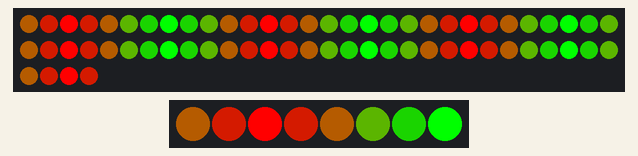
This program was run on a simulated ESP8266 board running MicroPython. On the bench: 64 RGB LEDs in strip order, left to right, continuing on the next row, 8 RGB LEDs in strip order, left to right.

Above: at 1.57 s.
At 3.87 s:
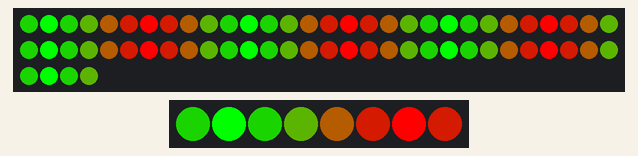
At 9.62 s:
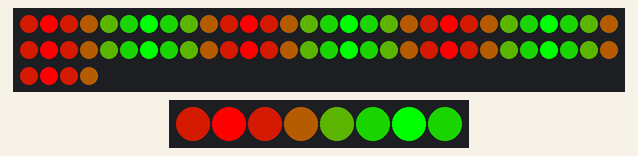
At 16.47 s:
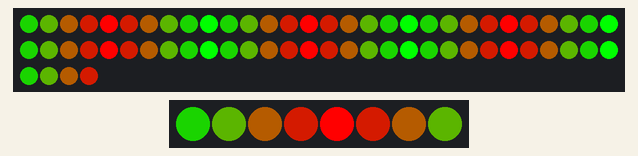
At 25.67 s:
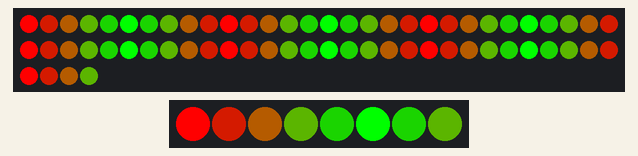
At 38.27 s:
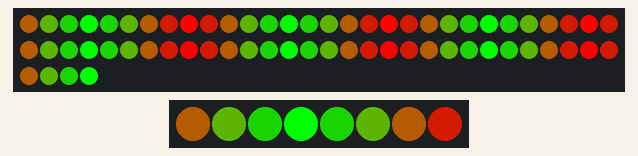
Timing chart, 0 to 40.0 s (numbered marks = the images above):
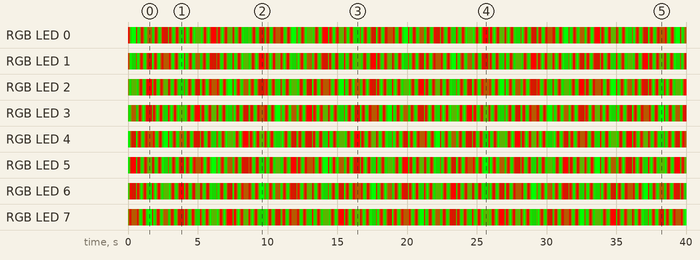

The program:

two_neopixels.py
```python
# two_neopixels - runs animations from config-file on two neopixels
# 2017-0121 PePo new, combinedmatrix and stick Python code
# ------------------
import machine
import neopixel
import utime
import ujson

# standard configuration that never changes
# NodeMCU:
# matrix 8*8 pixels: attached to pin D7 (GPIO13)
# stick 1*8 pixels: attached to pin D8 (GPIO15)
PIXEL_PIN1 = machine.Pin(13, machine.Pin.OUT)
PIXEL_PIN2 = machine.Pin(15, machine.Pin.OUT)
# number of neopixels
PIXEL_COUNT1 = 64  # 8x8 pixels
PIXEL_COUNT2 = 8  # stick 1*8

# mirror the colors to make a ramp up and ramp down with no repeated colors.
def mirror(values):
    # Add the input values in reverse order to the end of the array
    # However slice off the very first and very last item (the [1:1] syntax)
    # to prevent the first and last values from repeating.
    # for example an input of:
    # [1, 2, 3]
    # returns:
    # [1, 2, 3, 2]
    # instead of returning:
    # [1, 2, 3, 3, 2, 1]
    # which would duplicate 3 and 1 as you loop through the elements
    values.extend(list(reversed(values))[1:-1])
    return values

# Linear interpolation helper:
def _lerp(x, x0, x1, y0, y1):
    return y0 + (x - x0) * ((y1 - y0)/(x1 - x0))

# Animation functions
# blank the neopixels
def blank(config, np, pixel_count):
    np.fill((0,0,0))
    np.write()

# solid animation
def solid(config, np, pixel_count):
    colors = config['colors']
    elapsed = utime.ticks_ms() // config['period_ms']
    current = elapsed % len(colors)
    np.fill(colors[current])
    np.write()

# chasing animation
def chase(config, np, pixel_count):
    colors = config['colors']
    elapsed = utime.ticks_ms() // config['period_ms']
    for i in range(pixel_count):
        current = (elapsed+i) % len(colors)
        np[i] = colors[current]
    np.write()

# smooth animation
def smooth(config, np, pixel_count):
    # Smooth pulse of all pixels at the same color.  Interpolates inbetween colors
    # for smoother animation.
    colors = config['colors']
    period_ms = config['period_ms']
    ticks = utime.ticks_ms()
    step = ticks // period_ms
    offset = ticks % period_ms
    color0 = colors[step % len(colors)]
    color1 = colors[(step+1) % len(colors)]
    color = (int(_lerp(offset, 0, period_ms, color0[0], color1[0])),
             int(_lerp(offset, 0, period_ms, color0[1], color1[1])),
             int(_lerp(offset, 0, period_ms, color0[2], color1[2])))
    np.fill(color)
    np.write()

# extra helper function to blank pixels of a specific neopixel
# 2017_0121 PePo -added np als argument
def off(np):
    np.fill((0,0,0))
    np.write()

# Setup code #
# Load configuration from config JSON file.
# using Python context manager
# 2017_0121 parameters are to be used for both neopixels!
with open('config.json', 'r') as infile:
    config = ujson.load(infile)

# config: mirror_colors
if (config['mirror_colors']):
    config['colors'] = mirror(config['colors'])

# initialize the neopixels and turn them off
np1 = neopixel.NeoPixel(PIXEL_PIN1, PIXEL_COUNT1)
np2 = neopixel.NeoPixel(PIXEL_PIN2, PIXEL_COUNT2)
off(np1)
off(np2)

# determine the animation function to call
animation = globals().get(config['animation'], blank)

# Main loop
while True:
    animation(config, np1, PIXEL_COUNT1) #matrix
    animation(config, np2, PIXEL_COUNT2) #stick
    utime.sleep(0.01)
```
